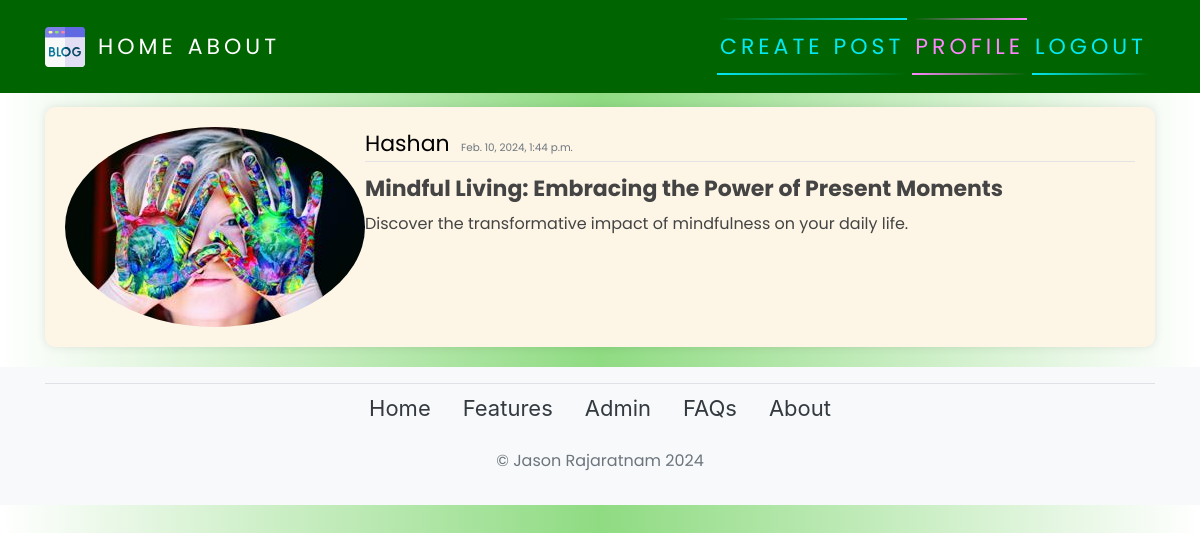
Screenshot of /post/32/ (signed in) with the database file from the repository.
### blog/models.py (models this page shows, shortened)
class Post(models.Model):
    title = models.CharField(max_length=200)
    content = models.TextField()
    date_posted = models.DateTimeField(default=timezone.now)
    author = models.ForeignKey(User, on_delete=models.CASCADE)

### users/models.py (models this page shows, shortened)
class Profile(models.Model):
    user = models.OneToOneField(User, on_delete=models.CASCADE)
    image = models.ImageField(default='default.jpg', upload_to='profile_pics')

### blog/views.py (the view)
# urls.py: path('post/<int:pk>/', PostDetailView.as_view(), name="blog-detail"),
class PostDetailView(LoginRequiredMixin, DetailView):
    model = Post

### blog/templates/blog/post_detail.html (shortened to what this page needs)
{% extends 'blog/base.html' %}
{% block content %}
    <article class="media content-section" style="background-color: #fdf5e6; margin-bottom: 20px; padding: 20px; border-radius: 10px; box-shadow: 0 0 10px rgba(0, 0, 0, 0.1);">
        <img class="rounded-circle article-img-verysmall" src="{{ object.author.profile.image.url }}" alt="">
        <div class="media-body">
          <div class="article-metadata">
            <a class="mr-2" href="#">{{ object.author }}</a>
            <small class="text-muted">{{ object.date_posted }}</small> <br>
          </div>
          <h2><a class="article-title" href="#"><strong>{{ object.title }}</strong></a></h2>
          <p class="article-content">{{ object.content }}</p>
        </div>
        <br>
    </article>
{% endblock content %}

### blog/static/blog/main.css (style rules this page uses)
body { background-color: rgb(56, 56, 56); margin-top: 5rem; background-size: contain; background-repeat: no-repeat; }
h1, h2, h3, h4, h5, h6, p { color: #444444; font-family: 'Poppins', sans-serif; }
.content-section { background: #ffffff; padding: 10px 20px; border-radius: 10px; margin-bottom: 20px; }
.article-title { color: #444444; }
.article-content { white-space: pre-line; }
.article-metadata { font-family: 'Poppins', sans-serif; padding-bottom: 1px; margin-bottom: 4px; font-size: 13px; border-bottom: 1px solid #e3e3e3 }
a { text-decoration: none; font-size: 22px; color: black; }

### rows the page displays
Post: author.profile.image (picture), author "Hashan", date_posted "Feb. 10, 2024, 1:44 p.m.", title "Mindful Living: Embracing the Power of Present Moments", content "Discover the transformative impact of mindfulness on your daily life."
